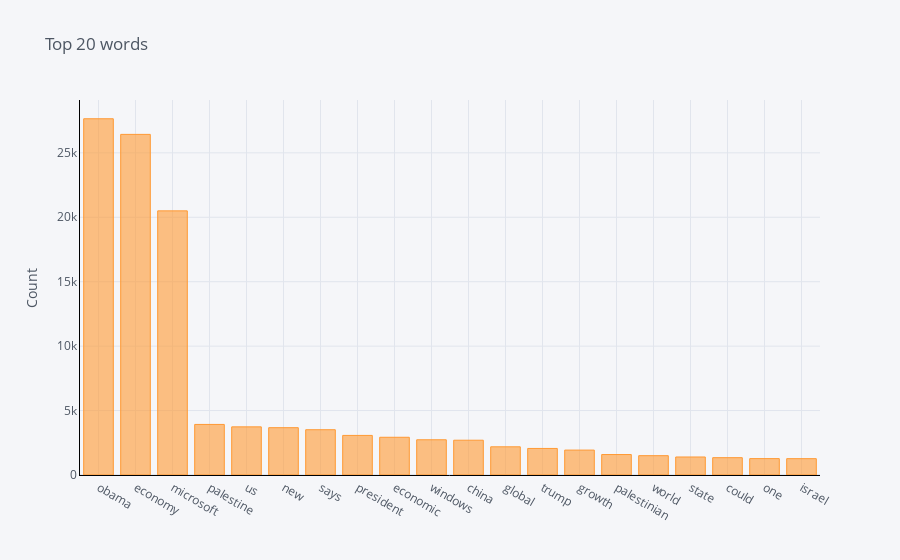

Source (notebook cell):
### Markdown cell above
### Top 20 unigrams (Title)

### Code cell
def get_top_n_words(text, n):
    
    vec = CountVectorizer()
    bag_of_words = vec.fit_transform(text)
    sum_words = bag_of_words.sum(axis=0) #Sum of words appearance throughout the rows
    words_freq = [(word, sum_words[0,idx]) for word, idx in vec.vocabulary_.items()]
    words_freq =sorted(words_freq, key = lambda x: x[1], reverse=True)
    return words_freq[:n]
common_words = get_top_n_words(clean_title, 20)
for word, freq in common_words:
    print(word, freq)
df4 = pd.DataFrame(common_words, columns = ['ReviewText' , 'count'])
df4 = df4.groupby('ReviewText').sum()['count'].sort_values(ascending=False)
df4.iplot(kind='bar', yTitle='Count', linecolor='black', title='Top 20 words')

### Figure 1 — Plotly figure (JSON) as saved in the notebook; plotly's stock layout.template omitted (floating-point values rounded to 4 significant figures)
{"data": [{"marker": {"color": "rgba(255, 153, 51, 0.6)", "line": {"color": "rgba(255, 153, 51, 1.0)", "width": 1}}, "name": "count", "orientation": "v", "text": "", "type": "bar", "x": ["obama", "economy", "microsoft", "palestine", "us", "new", "says", "president", "economic", "windows", "china", "global", "trump", "growth", "palestinian", "world", "state", "could", "one", "israel"], "y": [27646, 26432, 20497, 3924, 3735, 3672, 3514, 3072, 2928, 2733, 2700, 2188, 2061, 1933, 1588, 1499, 1398, 1344, 1271, 1268]}], "layout": {"legend": {"bgcolor": "#F5F6F9", "font": {"color": "#4D5663"}}, "paper_bgcolor": "#F5F6F9", "plot_bgcolor": "#F5F6F9", "title": {"font": {"color": "#4D5663"}, "text": "Top 20 words"}, "xaxis": {"gridcolor": "#E1E5ED", "linecolor": "black", "showgrid": true, "tickfont": {"color": "#4D5663"}, "title": {"font": {"color": "#4D5663"}, "text": ""}, "zerolinecolor": "#E1E5ED"}, "yaxis": {"gridcolor": "#E1E5ED", "linecolor": "black", "showgrid": true, "tickfont": {"color": "#4D5663"}, "title": {"font": {"color": "#4D5663"}, "text": "Count"}, "zerolinecolor": "#E1E5ED"}}}
